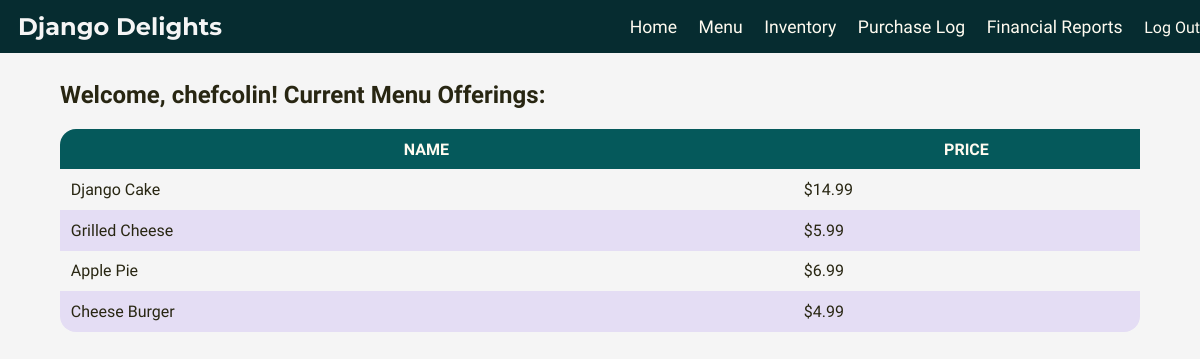
The app's page / (signed in), older data.
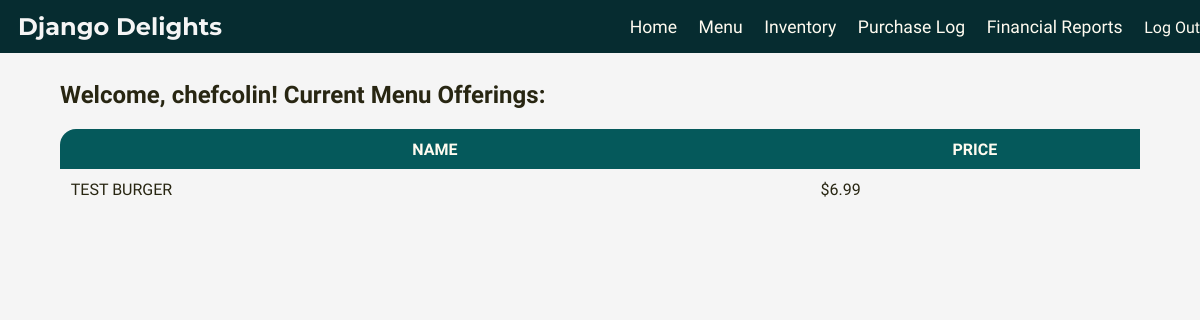
The same page, newer data.
### inventory/models.py (models this page shows, shortened)
class MenuItem(models.Model):
    menu_item_name = models.CharField(unique=True, max_length=30)
    item_price = models.FloatField(default=0.00)

### inventory/views.py (the view)
# urls.py: urlpatterns = [path('', views.HomeView.as_view(), name='home'),
class HomeView(LoginRequiredMixin, TemplateView):
    template_name = "inventory/home.html"
    def get_context_data(self):
        context = super().get_context_data()
        context["menu"] = MenuItem.objects.all()
        context["ingredient"] = Ingredient.objects.all()
        context["recipe"] = RecipeRequirements.objects.all()
        context["purchases"] = Purchase.objects.all()
        return context

### inventory/templates/inventory/home.html (shortened to what this page needs)
{% extends "./base.html" %}
{% load static %}
{% block head %}
<link rel="stylesheet" href="{% static 'inventory/style.css' %}">
{% endblock %}
{% block content %}
<div class="container body-container">
    <h2>Welcome, {{ user.username }}! Current Menu Offerings:</h2>
    {% if menu %}
    <table id ="menu-table">
        <tr class="table-heading">
            <th>Name</th>
            <th>Price</th>
        </tr>
            {% for item in menu %}
            <tr>
                <td>{{ item.menu_item_name }}</td>
                <td>${{ item.item_price }}</td>
            </tr>
            {% endfor %}
    </table>
    {% else %}
            <p>There are no items in the menu.</p>
        {% endif %}
</div>
{% endblock %}

### inventory/templates/inventory/base.html
<head>
  {% block head %}
  {% endblock %}
</head>
<body>
    <header>
        <div class="header-container">
            <h1>Django Delights</h1>
        <nav>
            <ul>
                <li><a href="{% url 'home' %}">Home</a></li>
                <li><a href="{% url 'menulist' %}">Menu</a></li>
                <li><a href="{% url 'ingredientlist' %}">Inventory</a></li>
                <li><a href="{% url 'purchaselist' %}">Purchase Log</a></li>
                <li><a href="{% url 'reports' %}">Financial Reports</a></li>
                {% if user.username %}
                <a class="logout-button" href="{% url 'logout' %}"> Log Out</a>
                {% endif %}
            </ul>
    </nav>
    </div>
    </header>
  {% block content %}
  {% endblock %}
</body>

### inventory/static/inventory/style.css (style rules this page uses)
body { width:100%; height:100%; top:0; left:0; margin:0; padding:0; position:relative; background-color:#F5F5F5; max-width: 100vw; color:#282612; font-family: 'Work Sans', sans-serif; font-size:1em; }
body a { text-decoration:none; color: #277BC0; }
header { padding:0; margin:0; }
.header-container { background-color: #062C30; width:100%; padding:0; margin:0; display:grid; grid-template-columns: 1fr 1fr 1fr 1fr 1fr; align-items:center; padding-top: 1%; padding-bottom:1%; }
h1 { font-family: 'Montserrat', sans-serif; font-weight:700; font-size:1.5em; color:#F5F5F5; margin:0; padding:0; grid-column-start:1; grid-column-end:2; justify-self: center; }
.body-container { width:90%; margin-left:5%; padding:0; display:flex; flex-direction:column; margin-top:0.5em; margin-bottom:10%; justify-content:flex-start; }
.body-container p, ul, ol, form { align-self:flex-start; }
table { width:100%; border-collapse:collapse; }
table td, th { padding:1%; margin:0; border:none; }
.body-container table:not(.overview-tbl) tr:first-child { background-color:#05595B; color:#fffbf0; }
.body-container h2 { text-align:left; align-self: flex-start; }
table th { text-transform:uppercase; }
table:not(.overview-tbl) { border-radius:1em !important; }
table:not(.overview-tbl) tr:first-of-type { border-radius:1em 1em 0 0 !important; }
table:not(.overview-tbl) tr:last-of-type { border-radius:0 0 1em 1em !important; }
table:not(.overview-tbl) th:first-of-type { border-radius:1em 0 0 0; }
table:not(.overview-tbl) th:last-of-type, table:not(.overview-tbl) { border-radius:0 1em 0 0; }
table:not(.overview-tbl) tr:last-of-type td:last-of-type, table:not(.overview-tbl) { border-radius: 0 0 1em 0; }
table:not(.overview-tbl) tr:last-of-type td:first-of-type, table:not(.overview-tbl) { border-radius: 0 0 0 1em; }
nav { color:#fffbf0; padding:0; grid-column-start:2; grid-column-end:6; justify-self: stretch; }
nav ul { padding:0; margin:0; text-align:right; }
nav ul li { list-style: none; display: inline-block; text-align:right; margin-right:1em; font-size:1.1em; }
nav ul a { text-decoration: none; color:#fffbf0 !important; }

Row changes from the older to the newer data that the page shows:
removed MenuItem: menu_item_name "Django Cake", item_price "14.99"
removed MenuItem: menu_item_name "Grilled Cheese", item_price "5.99"
removed MenuItem: menu_item_name "Apple Pie", item_price "6.99"
removed MenuItem: menu_item_name "Cheese Burger", item_price "4.99"
added MenuItem: menu_item_name "TEST BURGER", item_price "6.99"
